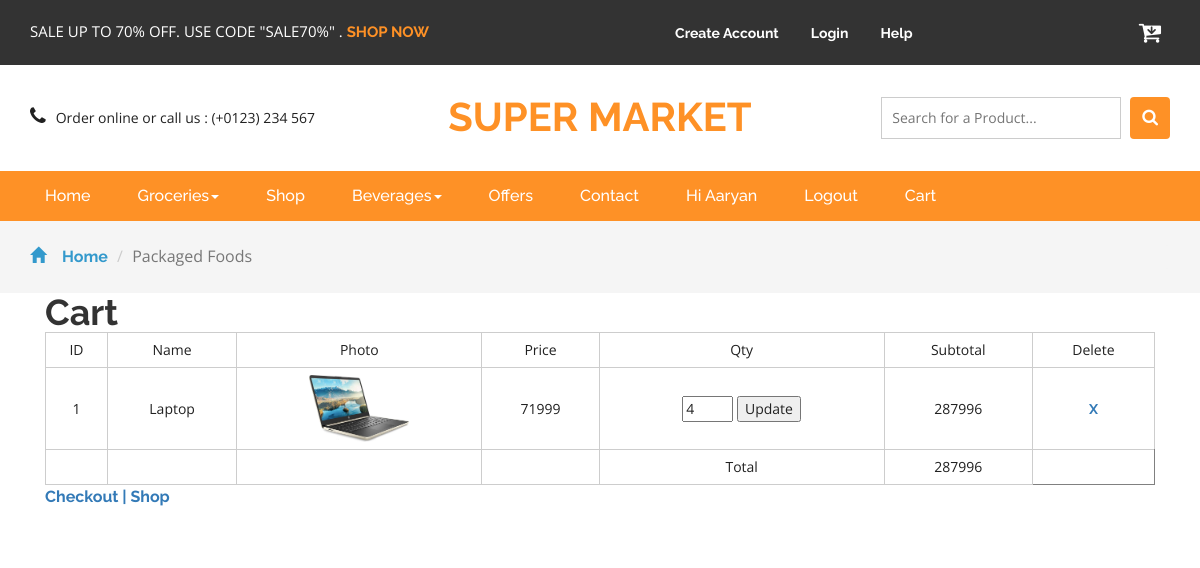
The app's page /cart.php (signed in) with its own data.
### tables this page shows
CREATE TABLE `tbl_cart` (
  `cart_id` int(11) NOT NULL,
  `product_id` int(11) NOT NULL,
  `product_qty` int(11) NOT NULL,
  `user_id` int(11) NOT NULL
);

CREATE TABLE `tbl_product` (
  `product_id` int(11) NOT NULL,
  `product_name` varchar(100) NOT NULL,
  `product_price` varchar(100) NOT NULL,
  `category_id` int(11) NOT NULL,
  `product_image` varchar(100) NOT NULL,
  `product_details` varchar(250) NOT NULL,
  `user_id` int(11) NOT NULL
);

### cart.php (the view, shortened to what this page needs)
<?php
include './connection.php';
?>
<!DOCTYPE html>
<html>
<head>
	<link href="css/bootstrap.css" rel="stylesheet" type="text/css" media="all" />
	<link href="css/style.css" rel="stylesheet" type="text/css" media="all" />
	<link href="css/font-awesome.css" rel="stylesheet">
</head>
<body>
	<div class="agileits_header">
		<div class="container">
			<div class="w3l_offers">
				<p>SALE UP TO 70% OFF. USE CODE "SALE70%" . <a href="products.html">SHOP NOW</a></p>
			</div>
			<div class="agile-login">
				<ul>
					<li><a href="registered.php"> Create Account </a></li>
					<li><a href="login.php">Login</a></li>
					<li><a href="contact.php">Help</a></li>
				</ul>
			</div>
			<div class="product_list_header">
				<form action="#" method="post" class="last">
					<button class="w3view-cart" type="submit" name="submit" value=""><i class="fa fa-cart-arrow-down" aria-hidden="true"></i></button>
				</form>
			</div>
			<div class="clearfix"> </div>
		</div>
	</div>
	<div class="logo_products">
		<div class="container">
			<div class="w3ls_logo_products_left1">
				<ul class="phone_email">
					<li><i class="fa fa-phone" aria-hidden="true"></i>Order online or call us : (+0123) 234 567</li>
				</ul>
			</div>
			<div class="w3ls_logo_products_left">
				<h1><a href="shop.php">super Market</a></h1>
			</div>
			<div class="w3l_search">
				<form action="#" method="post">
					<input type="search" name="Search" placeholder="Search for a Product..." required="">
					<button type="submit" class="btn btn-default search" aria-label="Left Align">
						<i class="fa fa-search" aria-hidden="true"> </i>
					</button>
				</form>
			</div>
			<div class="clearfix"> </div>
		</div>
	</div>
	<div class="navigation-agileits">
		<div class="container">
			<nav class="navbar navbar-default">
				<div class="collapse navbar-collapse" id="bs-megadropdown-tabs">
					<ul class="nav navbar-nav">
						<li class="active"><a href="shop.php" class="act">Home</a></li>
						<?php
						include './menu.php';
						?>
					</ul>
				</div>
			</nav>
		</div>
	</div>
	<div class="breadcrumbs">
		<div class="container">
			<ol class="breadcrumb breadcrumb1 animated wow slideInLeft" data-wow-delay=".5s">
				<li><a href="shop.php"><span class="glyphicon glyphicon-home" aria-hidden="true"></span>Home</a></li>
				<li class="active">Packaged Foods</li>
			</ol>
		</div>
	</div>
		<div class="container">
			<div class="col-md-12 products-right">
				<div class="products-right-grid">
					<div class="products-right-grids">
<?php
$userid = $_SESSION['uid'];
$q = mysqli_query($connection,"select * from tbl_cart where user_id='{$userid}'");
$count = mysqli_num_rows($q);
if($count>0)
{
echo "<h1>Cart</h1>";
echo "<table border='1' class='timetable_sub'>";
echo "<tr>";
echo "<td>ID</td>";
echo "<td>Name</td>";
echo "<td>Photo</td>";
echo "<td>Price</td>";
echo "<td>Qty</td>";
echo "<td>Subtotal</td>";
echo "<td>Delete</td>";
echo "</tr>";
$i = 0;
$grandtotal = 0;
while($data = mysqli_fetch_array($q))
{
    $pq = mysqli_query($connection,"select * from tbl_product where product_id='{$data['product_id']}'");
    $pdata = mysqli_fetch_array($pq);
    $i++;
    echo "<tr>";
    echo "<td>$i</td>";
    echo "<td>{$pdata['product_name']}</td>";
    echo "<td><img src='uploads/{$pdata['product_image']}' width='100'/></td>";
    echo "<td>{$pdata['product_price']}</td>";
	echo "<td><form action='update.php' method='POST'>
	<input type='hidden' name='id' value='{$data['cart_id']}'/>
	<input type='number' name='qty' value='{$data['product_qty']}' min='1' max='10'>
                     <button type='submit' name='submit' class='update-btn'>Update</button>
					 </form></td>";
    $subtotal = $pdata['product_price'] * $data['product_qty'];
    $grandtotal+=$subtotal;
    echo "<td>$subtotal</td>";
    echo "<td><a href='cart.php?did={$data['cart_id']}'>X</td>";
	echo "<tr>";
}
echo"<tr>
<td></td> <td></td> <td></td> <td></td> <td>Total</td>
<td>$grandtotal</td>
</tr>";
echo "</table>";
echo "<a href='checkout.php'>Checkout |</a>";
}else{
    echo"Cart is empty";
}
echo "<a href='shop.php'> Shop</a>";
?>

### css/style.css (style rules this page uses)
html, body { font-size: 100%; font-family: 'Open Sans', sans-serif; background:#ffffff; }
ul li,ol li { font-size:14px; }
p { margin:0; }
h1,h2,h3,h4,h5,h6,a { font-family: 'Raleway', sans-serif; margin:0; font-weight:700; }
ul,label { margin:0; padding:0; }
.agileits_header { background: #333333; padding: 12px 0; }
.w3l_offers { float: left; padding: 9px 0; width: 47%; }
.w3l_offers p { font-size: 15px; color: #fff; }
.w3l_offers p a { color: #fe9126; text-decoration: none; }
.w3l_search { float: right; width: 25.33%; margin: 0em 0 0em 0em; }
.w3l_search input[type="search"] { width: 83%; padding:10px; font-size: 14px; color: #999; outline: none; border: 1px solid #cccccc; background: none; -webkit-appearance: none; transition: 0.5s all; -webkit-transition: 0.5s all; -moz-transition: 0.5s all; }
i.fa.fa-phone { margin-right: 10px; font-size: 20px; }
button.btn.btn-default.search { background: #fe9126; padding: 11px 12px 11px; float: right; outline: none; border: none; }
.agile-login { float: left; width: 40%; text-align: center; padding: 9px 0; }
.agile-login ul li { display: inline-block; padding: 0em 1em; }
.agile-login ul li a { font-size: 1em; text-transform: capitalize; color: #fff; text-decoration: none; }
.w3l_search input[type="search"] { margin-top:0px; }
.w3l_search i.fa.fa-search { font-size: 17px; color:#fff; }
button.w3view-cart { background: transparent; border: none; }
.logo_products { padding: 2em 0; }
.w3ls_logo_products_left { float: left; text-align: center; width: 33.33%; }
.w3ls_logo_products_left h1 a { font-size: 40px; color: #fe9126; text-decoration: none; text-transform: uppercase; display: block; line-height: 1; }
.w3ls_logo_products_left1 { float: left; margin-top: 0.6em; width: 33.33%; }
.w3ls_logo_products_left1 ul.phone_email li { display:inline-block; color:#212121; }
.navbar-default .navbar-nav > li > a { color: #fff; font-size: 16px; font-weight: 500; }
.navbar-default .navbar-nav > .active > a, .navbar-default .navbar-nav > .active > a:hover, .navbar-default .navbar-nav > .active > a:focus { background-color: transparent; color: #fff !important; }
.navbar-default .navbar-collapse, .navbar-default .navbar-form { border: none; }
.navbar { position: relative; min-height: 50px; margin-bottom: 10px; border: 1px solid transparent; }
.navbar-default { background: none; border: none; }
.navbar-collapse { padding: 0; }
.navigation-agileits { background: #fe9126; }
.navbar-nav > li { float: left; margin-left: 17px; }
.navbar-nav > li:nth-child(1) { margin-left: 0px; }
.navbar-collapse { padding: 0; box-shadow: none; }
.navbar { margin-bottom: 0; border: none; }
.w3view-cart { background: #3399cc; border: none; -webkit-border-radius: 50%; -moz-border-radius: 50%; -o-border-radius: 50%; -ms-border-radius: 50%; border-radius: 50%; width: 40px; height: 40px; text-align: center; outline: none; }
.w3view-cart i.fa { font-size: 24px; color: #ffffff; vertical-align: middle; }
.product_list_header { float: right; }
.breadcrumb1 li span { left: 0em; padding-right: 1em; color: #3399cc; }
.breadcrumbs { padding: 1.5em 0; background: #f5f5f5; }
.breadcrumb { margin-bottom: 0 !important; padding: 0 !important; }
.breadcrumb1 li { font-size: 1em; color: #999; }
.breadcrumb1 li a { color: #3399cc; text-decoration: none; }
table.timetable_sub { width:100%; margin:0 auto; }
.timetable_sub th, .timetable_sub td { text-align: center; padding: 7px; font-size: 14px; color: #212121; }
.timetable_sub td { border:1px solid #CDCDCD; }
.products-right-grids { margin-bottom: 2em; }
.glyphicon { position: relative; top: 1px; display: inline-block; font-family: 'Glyphicons Halflings'; font-style: normal; font-weight: 400; line-height: 1; -webkit-font-smoothing: antialiased; -moz-osx-font-smoothing: grayscale; color: #777; }

### records on screen
tbl_cart: product.product_name "Laptop", product.product_image (picture), product.product_price "71999", qty "4", subtotal "287996"

### other values on screen
$_SESSION['uname'] "Aaryan"
$grandtotal "287996"
